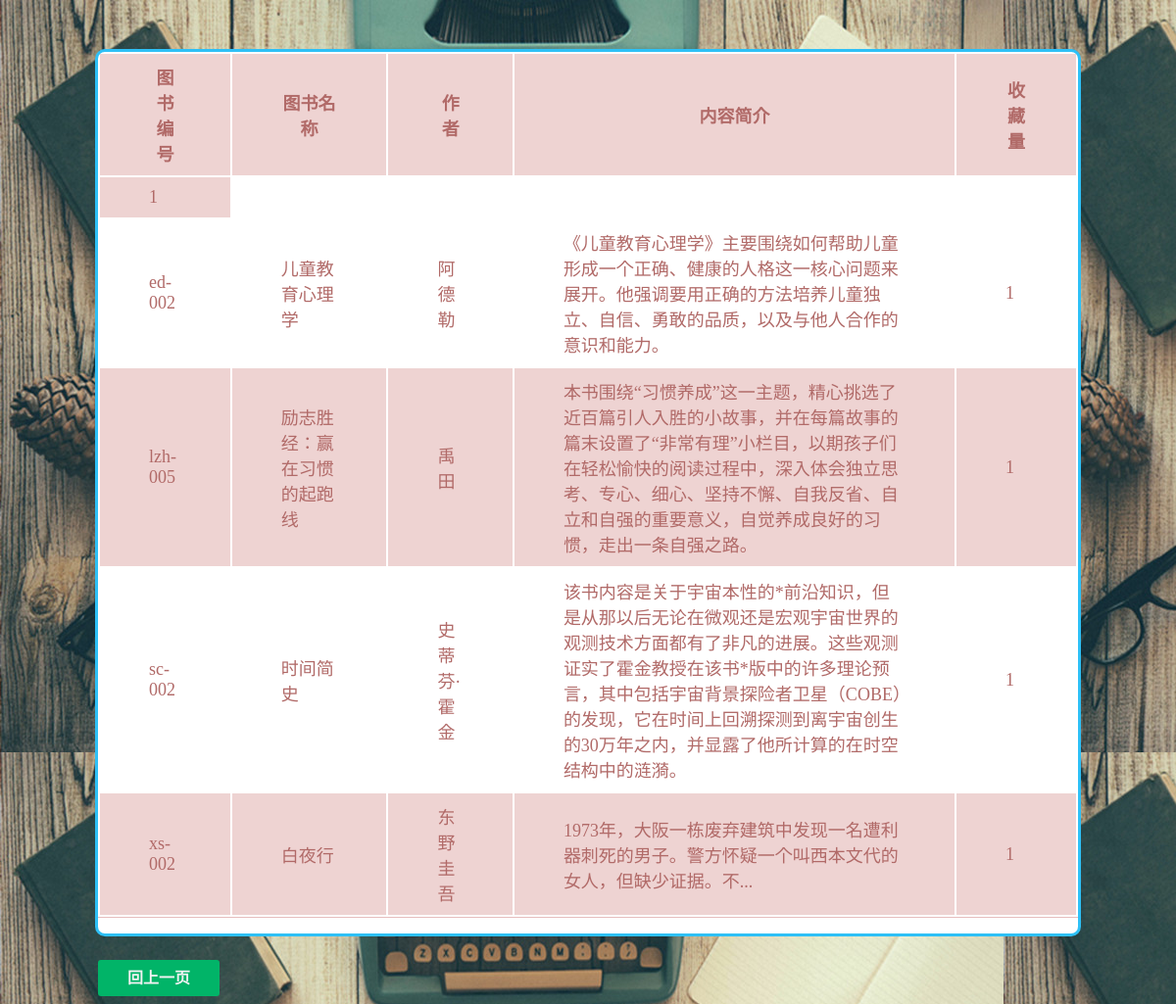
/collect2.php, run on the app's committed database.
### tables this page shows
CREATE TABLE IF NOT EXISTS `collect` (
  `collect_id` int(100) NOT NULL AUTO_INCREMENT,
  `reader_id` int(100) NOT NULL,
  `book_id` varchar(1000) NOT NULL,
  PRIMARY KEY (`collect_id`)
);

CREATE TABLE IF NOT EXISTS `book` (
  `book_id` varchar(100) NOT NULL,
  `name` varchar(100) NOT NULL,
  `writer` varchar(100) NOT NULL,
  `publish` varchar(100) NOT NULL,
  `sum` int(4) NOT NULL,
  `rest_num` int(4) NOT NULL,
  `book_cat` varchar(100) NOT NULL,
  `floor` int(4) NOT NULL,
  `library_id` int(10) NOT NULL,
  `infromation` varchar(1000) NOT NULL,
  `publish_time` date NOT NULL,
  `price` int(10) NOT NULL,
  `score` int(100) NOT NULL,
  `yuyue` varchar(100) DEFAULT NULL,
  `likes` varchar(1000) NOT NULL,
  PRIMARY KEY (`book_id`)
);

### dbtools.inc.php (called while the page is built, shortened)
<?php
  function execute_sql($link, $database, $sql)
  {
    mysqli_select_db($link, $database)
      or die("開啟資料庫失敗: " . mysqli_error($link));
    $result = mysqli_query($link, $sql);
    return $result;
  }
?>

### collect2.php (the view, shortened to what this page needs)
<!doctype html>
<html>
  <head>
  </head>
  <body background="img/15 (1)_副本.jpg">
  <div class="tyg-div-denglv">
	<div class="tyg-div-form">
   <form name="myForm" action="" method="post" >
  <table id="table-1" >
<thead>
<th>图书编号</th>
<th>图书名称</th>
<th>作者</th>
<th>内容简介</th>
<th>收藏量</th>
</thead>
<tbody>
<?php
require_once("dbtools.inc.php");
$link = create_connection();
$sql = "SELECT *,count(book_id) as cout FROM `collect` group by book_id";
$result = execute_sql($link, "library", $sql);
 $total_records = mysqli_num_rows($result);
        mysqli_data_seek($result, 0);
        for ($j = 0; $j < $total_records; $j++)
        {
      	while ($row = mysqli_fetch_object($result))
            {
             $row0=$row->book_id;
             $sql1 = "SELECT * FROM `book` where book_id='$row0'";
             $result1 = execute_sql($link, "library", $sql1);
        $total_records1 = mysqli_num_rows($result1);
        mysqli_data_seek($result1, 0);
        for ($j = 0; $j < $total_records1; $j++)
        {
      	while ($row1 = mysqli_fetch_object($result1))
            {
            echo "<tr>";
	echo"<td>";
	echo "$row1->book_id</td>";
	echo "<td>$row1->name</td>";
            	echo"<td>$row1->writer</td>";
              echo "<td>$row1->infromation</td>";
            }
        }
		 echo "<td >$row->cout</td>";
		echo "</tr>";
			}
		}
      ?>
    </table>
    <p align='center'>
	<div id="login_click" >
        <a id="btlogin" href="manager_center.html">回上一页</a>
		 </div>
	</form>
	</div>
	</div>
  </body>
</html>

### collect2.php (style rules this page uses)
.tyg-div-denglv {  float:right; position:middle; right:3%;top:0%; }
.tyg-div-form { background-color:white; border-style:solid; border-radius:10px; width:1000px; height:auto; margin:50px auto 0 auto; color:#2ec0f6; }
#table-1 thead, #table-1 tr { border-top-width: 100px; border-top-height:500px; border-top-style: solid; background: #FFF position:middle; }
#table-1 { border-bottom-width: 1px; border-bottom-style: solid; border-bottom-color: rgb(230, 189, 189); }
#table-1 td, #table-1 th { padding: 10px 50px; font-size: 18px; font-family: Verdana; color: rgb(177, 106, 104); }
#table-1 tr:nth-child(even) { background: #FFF }
#table-1 tr:nth-child(odd) { background: rgb(238, 211, 210) }
#login_click { margin-top:32px; height:40px;position:absolute; }
#login_click a { text-decoration:none; background:#01B468; color:#f2f2f2; padding: 10px 30px 10px 30px; font-size:16px; font-family: 微软雅黑,宋体,Arial,Helvetica,Verdana,sans-serif; font-weight:bold; border-radius:3px; -webkit-transition:all linear 0.30s; -moz-transition:all linear 0.30s; transition:all linear 0.30s; }

### data on the page
collect: cout "1"
collect: cout "1"
book: book_id "ed-002", name "儿童教育心理学", writer "阿德勒", infromation "《儿童教育心理学》主要围绕如何帮助儿童形成一个正确、健康的人格这一核心问题来展开。他强调要用正确的方法培养儿童独立、自信、勇敢的品质，以及与他人合作的意识和能力。"
collect: cout "1"
book: book_id "lzh-005", name "励志胜经：赢在习惯的起跑线", writer "禹田", infromation "本书围绕“习惯养成”这一主题，精心挑选了近百篇引人入胜的小故事，并在每篇故事的篇末设置了“非常有理”小栏目，以期孩子们在轻松愉快的阅读过程中，深入体会独立思考、专心、细心、坚持不懈、自我反省、自立和自强的重要意义，自觉养成良好的习惯，走出一条自强之路。"
collect: cout "1"
book: book_id "sc-002", name "时间简史", writer "史蒂芬·霍金", infromation "该书内容是关于宇宙本性的*前沿知识，但是从那以后无论在微观还是宏观宇宙世界的观测技术方面都有了非凡的进展。这些观测证实了霍金教授在该书*版中的许多理论预言，其中包括宇宙背景探险者卫星（COBE）的发现，它在时间上回溯探测到离宇宙创生的30万年之内，并显露了他所计算的在时空结构中的涟漪。"
collect: cout "1"
book: book_id "xs-002", name "白夜行", writer "东野圭吾", infromation "1973年，大阪一栋废弃建筑中发现一名遭利器刺死的男子。警方怀疑一个叫西本文代的女人，但缺少证据。不..."
